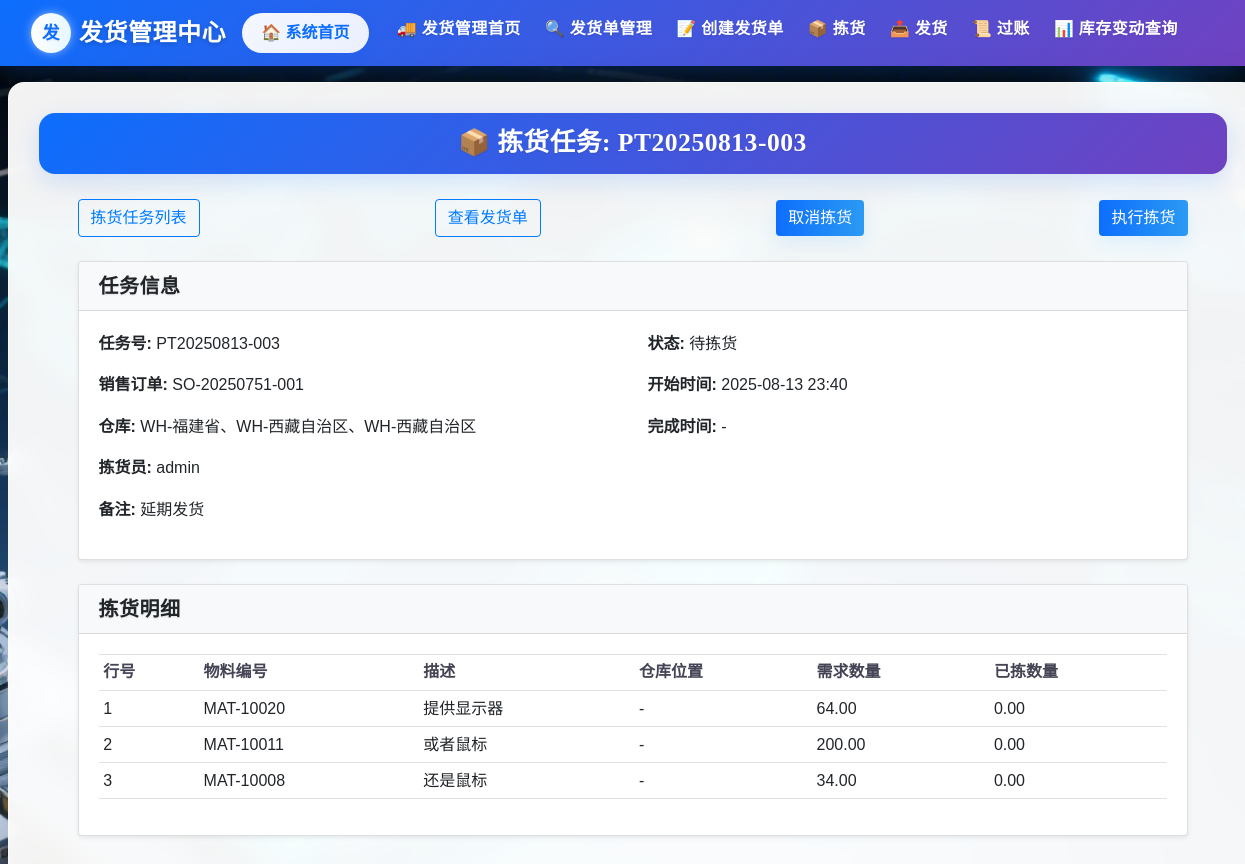
The app's page /delivery/picking_task/PT20250813-003 (signed in), older data.
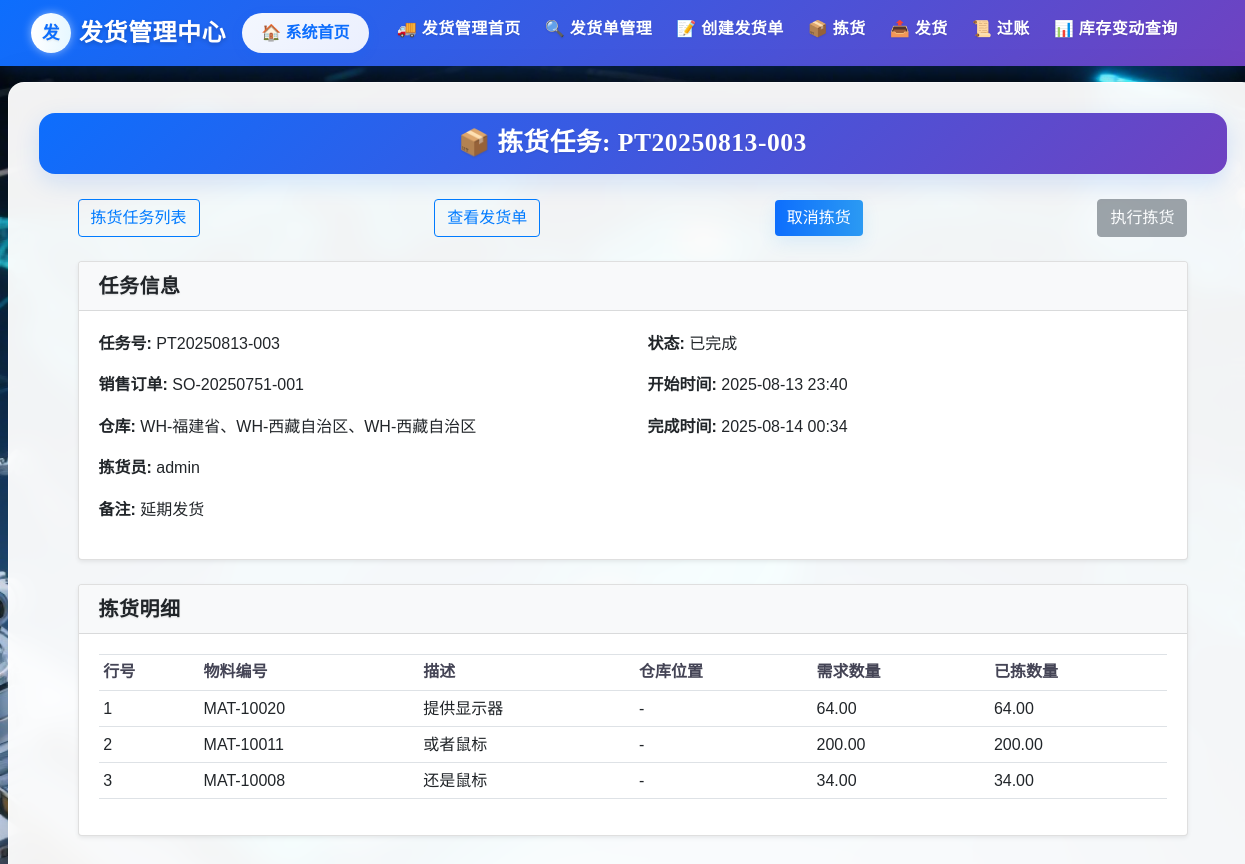
The same page, newer data.
### delivery/models.py (models this page shows, shortened)
class PickingTask(db.Model):
    __tablename__ = 'PickingTask'
    task_id = db.Column(db.String(255), primary_key=True)
    sales_order_id = db.Column(db.String(255), db.ForeignKey('SalesOrder.sales_order_id'), nullable=False)
    warehouse_code = db.Column(db.String(255), nullable=False)
    status = db.Column(db.String(50))
    picker = db.Column(db.String(255))  # 拣货员
    assigned_at = db.Column(db.DateTime, nullable=True)  # 分配时间
    start_time = db.Column(db.DateTime)
    complete_time = db.Column(db.DateTime)
    remarks = db.Column(db.Text)
    items = db.relationship('PickingTaskItem', backref='picking_task', cascade='all, delete-orphan', lazy=True)
    sales_order = db.relationship('SalesOrder', backref='picking_tasks')
    VALID_TRANSITIONS = {
        '待拣货': ['已完成','已取消'],
        '已完成': [],
        '已取消': []
    }

class PickingTaskItem(db.Model):
    __tablename__ = 'PickingTaskItem'
    task_id = db.Column(db.String(255), db.ForeignKey('PickingTask.task_id'), primary_key=True)
    item_no = db.Column(db.Integer, primary_key=True)
    sales_order_item_no = db.Column(db.Integer, nullable=False)
    material_id = db.Column(db.String(255), db.ForeignKey('Inventory.material_id'), nullable=False)
    required_quantity = db.Column(db.Numeric(10, 2))
    picked_quantity = db.Column(db.Numeric(10, 2))
    unit = db.Column(db.String(50))
    storage_location = db.Column(db.String(255), nullable=True, comment='存储位置')
    material = db.relationship('Inventory')

class Inventory(db.Model):
    __tablename__ = 'Inventory'
    material_id = db.Column(db.String(255), primary_key=True, comment='物料编号')
    description = db.Column(db.String(255), nullable=False, comment='物料描述')
    base_unit = db.Column(db.String(255), nullable=False, comment='基本计量单位')
    storage_location = db.Column(db.String(255), nullable=False, comment='存储位置')
    available_stock = db.Column(db.Numeric(18, 4), nullable=False, server_default=text('0'), comment='可用库存数量')
    physical_stock  = db.Column(db.Numeric(18, 4), nullable=False, server_default=text('0'), comment='账面总库存')
    allocated_stock = db.Column(db.Numeric(18, 4), nullable=False, server_default=text('0'), comment='已分配库存')
    pending_outbound= db.Column(db.Numeric(18, 4), nullable=False, server_default=text('0'), comment='待出库量')

### delivery/views.py (the view)
@delivery_bp.route('/picking_task/<task_id>')
@login_required
def picking_task_detail(task_id):
    task = PickingTask.query.get_or_404(task_id)
    delivery = DeliveryNote.query.filter_by(picking_task_id=task_id).first()
    delivery_items = []
    if delivery:
        delivery_items = DeliveryItem.query.filter_by(delivery_note_id=delivery.delivery_note_id).all()
    return render_template(
        'delivery/picking_task_detail.html',
        task=task,
        delivery=delivery,
        delivery_items=delivery_items
    )

### app.py (called while the page is built)
@login_manager.user_loader
def load_user(user_id):
    return User.query.get(user_id)

### templates/delivery/picking_task_detail.html
{% extends "delivery/base.html" %}
{% block content %}
<div class="form-title-container">
  <h1 class="form-title">📦 拣货任务: {{ task.task_id }}</h1>
</div>
<div class="container mt-4">
  <div class="d-flex justify-content-between align-items-center mb-4">
    <a href="{{ url_for('delivery.picking_task_list') }}" class="btn btn-outline-primary">拣货任务列表</a>
    {% if delivery %}
      <a href="{{ url_for('delivery.delivery_detail', delivery_id=delivery.delivery_note_id) }}" class="btn btn-outline-primary">查看发货单</a>
    {% if task.status == '已取消' %}
            <a href="javascript:void(0);"
          class="btn btn-secondary disabled"
          aria-disabled="true">
            取消拣货
        </a>
    {% else %}
        <a href="{{ url_for('delivery.cancel_picking_task', task_id=task.task_id) }}"
          class="btn btn-primary">
            取消拣货
        </a>
    {% endif %}
    {% if task.status == '待拣货' %}
        <a href="{{ url_for('delivery.confirm_picking_page', delivery_id=delivery.delivery_note_id, task_id=task.task_id) }}"
          class="btn btn-primary">
            执行拣货
        </a>
    {% else %}
        <a href="javascript:void(0);"
          class="btn btn-secondary disabled"
          aria-disabled="true">
            执行拣货
        </a>
    {% endif %}
        {% endif %}
  </div>
  <div class="card shadow-sm mb-4">
    <div class="card-header bg-light"><h5 class="mb-0">任务信息</h5></div>
    <div class="card-body">
      <div class="row">
        <div class="col-md-6">
          <p><strong>任务号:</strong> {{ task.task_id }}</p>
          <p><strong>销售订单:</strong> {{ task.sales_order_id }}</p>
          <p><strong>仓库:</strong> {{ task.warehouse_code }}</p>
          <p><strong>拣货员:</strong> {{ task.picker or '-' }}</p>
        </div>
        <div class="col-md-6">
          <p><strong>状态:</strong> {{ task.status }}</p>
          <p><strong>开始时间:</strong> {{ task.start_time.strftime('%Y-%m-%d %H:%M') if task.start_time else '-' }}</p>
          <p><strong>完成时间:</strong> {{ task.complete_time.strftime('%Y-%m-%d %H:%M') if task.complete_time else '-' }}</p>
        </div>
      </div>
      <p><strong>备注:</strong> {{ task.remarks or '-' }}</p>
    </div>
  </div>
  <div class="card shadow-sm mb-4">
    <div class="card-header bg-light"><h5 class="mb-0">拣货明细</h5></div>
    <div class="card-body">
      <table class="table table-sm">
        <thead>
          <tr>
            <th>行号</th>
            <th>物料编号</th>
            <th>描述</th>
            <th>仓库位置</th>
            <th>需求数量</th>
            <th>已拣数量</th>
          </tr>
        </thead>
        <tbody>
          {% for it in task.items %}
          <tr>
            <td>{{ it.item_no }}</td>
            <td>{{ it.material_id }}</td>
            <td>{{ it.material.description if it.material else '-' }}</td>
            <td>{{ it.storage_location or '-' }}</td>
            <td>{{ "%.2f"|format(it.required_quantity or 0) }}</td>
            <td>{{ "%.2f"|format(it.picked_quantity or 0) }}</td>
          </tr>
          {% else %}
          <tr><td colspan="6" class="text-center">暂无明细</td></tr>
          {% endfor %}
        </tbody>
      </table>
    </div>
  </div>
</div>
{% endblock %}

Row changes from the older to the newer data that the page shows:
changed PickingTask "PT20250813-003": status "待拣货" → "已完成"; complete_time "-" → "2025-08-14 00:34"
changed PickingTaskItem "MAT-10020": picked_quantity "0.00" → "64.00"
changed PickingTaskItem "MAT-10011": picked_quantity "0.00" → "200.00"
changed PickingTaskItem "MAT-10008": picked_quantity "0.00" → "34.00"
